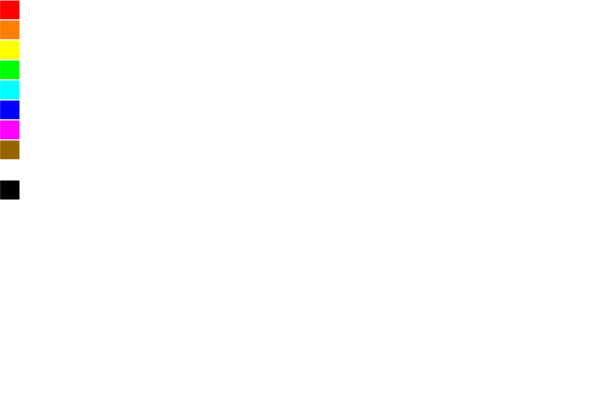
Frame 1 (no input)
Frame 60 (no input): identical to frame 1, image omitted
Frame 120 (the mouse pressed at the canvas centre since frame 60): identical to frame 1, image omitted

The p5.js sketch that drew this single still picture (run headless with seeded random() and noise() and a simulated clock; from frame 60 on, the mouse is pressed at the canvas centre):

// p5.js sketch
// ── sketch.js

let u = 9;
let paintColor = [0,0,0];
  

function setup() {
  createCanvas(600, 400);
  let paintColor = [0,0,0];
  let u = 9;
  
}

function draw() {
  
  stroke(255);
  strokeWeight(1);
  paintSquare(0,0,255,0,0);
  paintSquare(0,20,255,125,0);
  paintSquare(0,40,255,255,0);
  paintSquare(0,60,0,255,0);
  paintSquare(0,80,0,255,255);
  paintSquare(0,100,0,0,255);
  paintSquare(0,120,255,0,255);
  paintSquare(0,140,150,100,0);
  paintSquare(0,160,255,255,255);
  paintSquare(0,180,0,0,0);
 
  fill(paintColor[0],paintColor[1],paintColor[2]);
  

  
  
}

function mouseDragged(){
  stroke(paintColor[0],paintColor[1],paintColor[2]);
  strokeWeight(5);
  line(pmouseX,pmouseY,mouseX,mouseY);
}

function paintSquare (x,y,red,green,blue){
  fill(red, green, blue);
  square(x,y,20);
  
  if(mouseIsPressed && mouseX>x && mouseX<x+20 && mouseY>y && mouseY<y+20){
    paintColor = [red,green,blue];
  }
  

}

/*
let read = new paintSquare(0,0,255,0,0);
  let orage = new paintSquare(0,20,255,125,0);
  let yello = new paintSquare(0,40,255,255,0);
  let gren = new paintSquare(0,60,0,255,0);
  let can = new paintSquare(0,80,0,255,255);
  let lue = new paintSquare(0,100,0,0,255);
  let pik = new paintSquare(0,120,255,0,255);
  let brow = new paintSquare(0,140,150,100,0);
  let whit = new paintSquare(0,160,255,255,255);
  let back = new paintSquare(0,180,0,0,0);
  class paintSquare {
    constructor(x,y,red,green,blue){
      this.x = x
      this.y = y;
      this.red = red;
      this.green = green;
      this.blue = blue;
    }
    paintVisual(){
      fill(red, green, blue);
      square(x,y,20);
    }
    paintSelect(){
      if(mouseX>x && mouseX<x+20 && mouseY>y && mouseY<y+20){
        paintColor = [red,green,blue];
      }
    }
    
  }
  */
